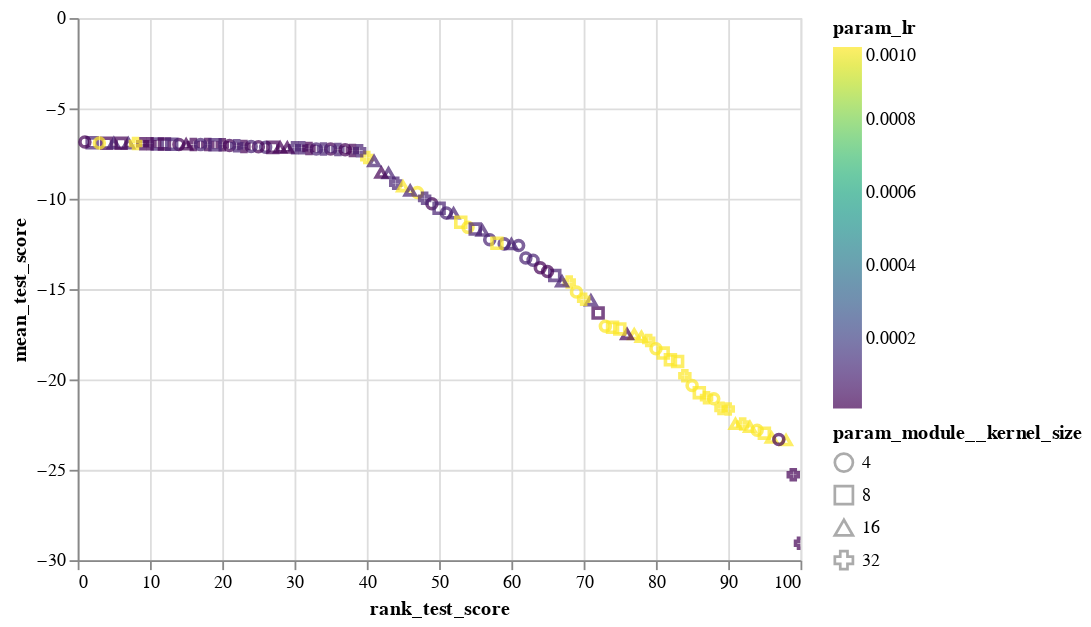

Here is the notebook cell this chart was saved with:
### Code cell
alt.Chart(sm_res_df).mark_point().encode(
    x='rank_test_score:Q',
    y='mean_test_score:Q',
    color=alt.Color('param_lr:Q',scale=alt.Scale(scheme='viridis')),
#     column='param_module__num_filters:N',
#     detail='model_desc:N',
    shape="param_module__kernel_size:N"
    
).interactive()

### Figure 1 — Vega-Lite specification as saved in the notebook (floating-point values rounded to 4 significant figures)
{"config": {"view": {"continuousWidth": 400, "continuousHeight": 300}}, "data": {"name": "data-834aeb8ca85188d5f1c3088d3da9ffad"}, "mark": "point", "encoding": {"color": {"type": "quantitative", "field": "param_lr", "scale": {"scheme": "viridis"}}, "shape": {"type": "nominal", "field": "param_module__kernel_size"}, "x": {"type": "quantitative", "field": "rank_test_score"}, "y": {"type": "quantitative", "field": "mean_test_score"}}, "selection": {"selector001": {"type": "interval", "bind": "scales", "encodings": ["x", "y"]}}, "$schema": "https://vega.github.io/schema/vega-lite/v4.8.1.json", "datasets": {"data-834aeb8ca85188d5f1c3088d3da9ffad": [{"rank_test_score": 79, "mean_test_score": -17.84, "param_module__num_filters": 16, "param_module__kernel_size": 32, "param_lr": 0.001, "param_module__num_fc_nodes1": 10, "opt_name": "Adam"}, {"rank_test_score": 15, "mean_test_score": -6.993, "param_module__num_filters": 64, "param_module__kernel_size": 16, "param_lr": 1e-05, "param_module__num_fc_nodes1": 50, "opt_name": "Adam"}, {"rank_test_score": 66, "mean_test_score": -14.24, "param_module__num_filters": 128, "param_module__kernel_size": 8, "param_lr": 0.0001, "param_module__num_fc_nodes1": 25, "opt_name": "Adam"}, {"rank_test_score": 57, "mean_test_score": -12.27, "param_module__num_filters": 32, "param_module__kernel_size": 4, "param_lr": 0.0001, "param_module__num_fc_nodes1": 100, "opt_name": "Adam"}, {"rank_test_score": 26, "mean_test_score": -7.15, "param_module__num_filters": 32, "param_module__kernel_size": 4, "param_lr": 0.0001, "param_module__num_fc_nodes1": 25, "opt_name": "SGD"}, {"rank_test_score": 92, "mean_test_score": -22.47, "param_module__num_filters": 64, "param_module__kernel_size": 32, "param_lr": 0.001, "param_module__num_fc_nodes1": 100, "opt_name": "Adam"}, {"rank_test_score": 28, "mean_test_score": -7.159, "param_module__num_filters": 64, "param_module__kernel_size": 16, "param_lr": 1e-05, "param_module__num_fc_nodes1": 100, "opt_name": "RMSprop"}, {"rank_test_score": 40, "mean_test_score": -7.721, "param_module__num_filters": 32, "param_module__kernel_size": 32, "param_lr": 0.001, "param_module__num_fc_nodes1": 25, "opt_name": "Adagrad"}, {"rank_test_score": 54, "mean_test_score": -11.58, "param_module__num_filters": 128, "param_module__kernel_size": 4, "param_lr": 0.001, "param_module__num_fc_nodes1": 25, "opt_name": "SGD"}, {"rank_test_score": 94, "mean_test_score": -22.81, "param_module__num_filters": 128, "param_module__kernel_size": 4, "param_lr": 0.001, "param_module__num_fc_nodes1": 100, "opt_name": "AdamW"}, {"rank_test_score": 31, "mean_test_score": -7.175, "param_module__num_filters": 32, "param_module__kernel_size": 32, "param_lr": 0.0001, "param_module__num_fc_nodes1": 100, "opt_name": "SGD"}, {"rank_test_score": 33, "mean_test_score": -7.241, "param_module__num_filters": 32, "param_module__kernel_size": 4, "param_lr": 0.0001, "param_module__num_fc_nodes1": 25, "opt_name": "Adagrad"}, {"rank_test_score": 91, "mean_test_score": -22.46, "param_module__num_filters": 64, "param_module__kernel_size": 16, "param_lr": 0.001, "param_module__num_fc_nodes1": 25, "opt_name": "Adam"}, {"rank_test_score": 83, "mean_test_score": -19.0, "param_module__num_filters": 16, "param_module__kernel_size": 8, "param_lr": 0.001, "param_module__num_fc_nodes1": 25, "opt_name": "RMSprop"}, {"rank_test_score": 35, "mean_test_score": -7.251, "param_module__num_filters": 64, "param_module__kernel_size": 4, "param_lr": 1e-05, "param_module__num_fc_nodes1": 100, "opt_name": "SGD"}, {"rank_test_score": 25, "mean_test_score": -7.116, "param_module__num_filters": 32, "param_module__kernel_size": 4, "param_lr": 1e-05, "param_module__num_fc_nodes1": 50, "opt_name": "AdamW"}, {"rank_test_score": 86, "mean_test_score": -20.73, "param_module__num_filters": 16, "param_module__kernel_size": 8, "param_lr": 0.001, "param_module__num_fc_nodes1": 25, "opt_name": "Adam"}, {"rank_test_score": 4, "mean_test_score": -6.922, "param_module__num_filters": 32, "param_module__kernel_size": 8, "param_lr": 1e-05, "param_module__num_fc_nodes1": 100, "opt_name": "RMSprop"}, {"rank_test_score": 36, "mean_test_score": -7.275, "param_module__num_filters": 32, "param_module__kernel_size": 32, "param_lr": 0.0001, "param_module__num_fc_nodes1": 10, "opt_name": "Adagrad"}, {"rank_test_score": 82, "mean_test_score": -18.92, "param_module__num_filters": 64, "param_module__kernel_size": 8, "param_lr": 0.001, "param_module__num_fc_nodes1": 10, "opt_name": "RMSprop"}, {"rank_test_score": 93, "mean_test_score": -22.63, "param_module__num_filters": 32, "param_module__kernel_size": 16, "param_lr": 0.001, "param_module__num_fc_nodes1": 100, "opt_name": "AdamW"}, {"rank_test_score": 59, "mean_test_score": -12.5, "param_module__num_filters": 32, "param_module__kernel_size": 4, "param_lr": 0.0001, "param_module__num_fc_nodes1": 100, "opt_name": "AdamW"}, {"rank_test_score": 72, "mean_test_score": -16.32, "param_module__num_filters": 128, "param_module__kernel_size": 8, "param_lr": 1e-05, "param_module__num_fc_nodes1": 10, "opt_name": "Adagrad"}, {"rank_test_score": 58, "mean_test_score": -12.46, "param_module__num_filters": 64, "param_module__kernel_size": 8, "param_lr": 0.001, "param_module__num_fc_nodes1": 10, "opt_name": "SGD"}, {"rank_test_score": 21, "mean_test_score": -7.054, "param_module__num_filters": 64, "param_module__kernel_size": 4, "param_lr": 1e-05, "param_module__num_fc_nodes1": 25, "opt_name": "Adam"}, {"rank_test_score": 49, "mean_test_score": -10.27, "param_module__num_filters": 16, "param_module__kernel_size": 4, "param_lr": 1e-05, "param_module__num_fc_nodes1": 50, "opt_name": "SGD"}, {"rank_test_score": 84, "mean_test_score": -19.79, "param_module__num_filters": 32, "param_module__kernel_size": 32, "param_lr": 0.001, "param_module__num_fc_nodes1": 10, "opt_name": "AdamW"}, {"rank_test_score": 24, "mean_test_score": -7.11, "param_module__num_filters": 64, "param_module__kernel_size": 4, "param_lr": 0.0001, "param_module__num_fc_nodes1": 50, "opt_name": "SGD"}, {"rank_test_score": 73, "mean_test_score": -17.05, "param_module__num_filters": 64, "param_module__kernel_size": 4, "param_lr": 0.001, "param_module__num_fc_nodes1": 25, "opt_name": "RMSprop"}, {"rank_test_score": 44, "mean_test_score": -9.136, "param_module__num_filters": 64, "param_module__kernel_size": 32, "param_lr": 0.0001, "param_module__num_fc_nodes1": 10, "opt_name": "Adam"}, {"rank_test_score": 51, "mean_test_score": -10.79, "param_module__num_filters": 32, "param_module__kernel_size": 4, "param_lr": 0.0001, "param_module__num_fc_nodes1": 50, "opt_name": "Adam"}, {"rank_test_score": 98, "mean_test_score": -23.36, "param_module__num_filters": 128, "param_module__kernel_size": 16, "param_lr": 0.001, "param_module__num_fc_nodes1": 100, "opt_name": "AdamW"}, {"rank_test_score": 88, "mean_test_score": -21.07, "param_module__num_filters": 16, "param_module__kernel_size": 4, "param_lr": 0.001, "param_module__num_fc_nodes1": 50, "opt_name": "Adam"}, {"rank_test_score": 63, "mean_test_score": -13.4, "param_module__num_filters": 64, "param_module__kernel_size": 4, "param_lr": 0.0001, "param_module__num_fc_nodes1": 50, "opt_name": "Adam"}, {"rank_test_score": 47, "mean_test_score": -9.655, "param_module__num_filters": 128, "param_module__kernel_size": 4, "param_lr": 0.001, "param_module__num_fc_nodes1": 10, "opt_name": "Adagrad"}, {"rank_test_score": 11, "mean_test_score": -6.964, "param_module__num_filters": 128, "param_module__kernel_size": 8, "param_lr": 0.0001, "param_module__num_fc_nodes1": 25, "opt_name": "SGD"}, {"rank_test_score": 90, "mean_test_score": -21.63, "param_module__num_filters": 32, "param_module__kernel_size": 32, "param_lr": 0.001, "param_module__num_fc_nodes1": 100, "opt_name": "Adam"}, {"rank_test_score": 71, "mean_test_score": -15.62, "param_module__num_filters": 64, "param_module__kernel_size": 16, "param_lr": 0.0001, "param_module__num_fc_nodes1": 100, "opt_name": "Adam"}, {"rank_test_score": 96, "mean_test_score": -23.22, "param_module__num_filters": 64, "param_module__kernel_size": 16, "param_lr": 0.001, "param_module__num_fc_nodes1": 100, "opt_name": "AdamW"}, {"rank_test_score": 43, "mean_test_score": -8.584, "param_module__num_filters": 16, "param_module__kernel_size": 16, "param_lr": 0.0001, "param_module__num_fc_nodes1": 25, "opt_name": "RMSprop"}, {"rank_test_score": 20, "mean_test_score": -7.014, "param_module__num_filters": 128, "param_module__kernel_size": 32, "param_lr": 1e-05, "param_module__num_fc_nodes1": 50, "opt_name": "Adam"}, {"rank_test_score": 7, "mean_test_score": -6.934, "param_module__num_filters": 128, "param_module__kernel_size": 16, "param_lr": 0.0001, "param_module__num_fc_nodes1": 50, "opt_name": "SGD"}, {"rank_test_score": 45, "mean_test_score": -9.314, "param_module__num_filters": 32, "param_module__kernel_size": 16, "param_lr": 0.001, "param_module__num_fc_nodes1": 50, "opt_name": "Adagrad"}, {"rank_test_score": 61, "mean_test_score": -12.59, "param_module__num_filters": 128, "param_module__kernel_size": 4, "param_lr": 0.0001, "param_module__num_fc_nodes1": 10, "opt_name": "RMSprop"}, {"rank_test_score": 77, "mean_test_score": -17.5, "param_module__num_filters": 32, "param_module__kernel_size": 16, "param_lr": 0.001, "param_module__num_fc_nodes1": 25, "opt_name": "RMSprop"}, {"rank_test_score": 37, "mean_test_score": -7.292, "param_module__num_filters": 128, "param_module__kernel_size": 4, "param_lr": 1e-05, "param_module__num_fc_nodes1": 25, "opt_name": "SGD"}, {"rank_test_score": 89, "mean_test_score": -21.6, "param_module__num_filters": 128, "param_module__kernel_size": 32, "param_lr": 0.001, "param_module__num_fc_nodes1": 50, "opt_name": "AdamW"}, {"rank_test_score": 14, "mean_test_score": -6.991, "param_module__num_filters": 32, "param_module__kernel_size": 4, "param_lr": 1e-05, "param_module__num_fc_nodes1": 100, "opt_name": "AdamW"}, {"rank_test_score": 68, "mean_test_score": -14.61, "param_module__num_filters": 32, "param_module__kernel_size": 32, "param_lr": 0.001, "param_module__num_fc_nodes1": 100, "opt_name": "RMSprop"}, {"rank_test_score": 18, "mean_test_score": -7.003, "param_module__num_filters": 128, "param_module__kernel_size": 32, "param_lr": 1e-05, "param_module__num_fc_nodes1": 25, "opt_name": "Adam"}, {"rank_test_score": 81, "mean_test_score": -18.54, "param_module__num_filters": 128, "param_module__kernel_size": 8, "param_lr": 0.001, "param_module__num_fc_nodes1": 25, "opt_name": "RMSprop"}, {"rank_test_score": 74, "mean_test_score": -17.12, "param_module__num_filters": 128, "param_module__kernel_size": 8, "param_lr": 0.001, "param_module__num_fc_nodes1": 100, "opt_name": "RMSprop"}, {"rank_test_score": 23, "mean_test_score": -7.102, "param_module__num_filters": 16, "param_module__kernel_size": 32, "param_lr": 1e-05, "param_module__num_fc_nodes1": 100, "opt_name": "RMSprop"}, {"rank_test_score": 55, "mean_test_score": -11.68, "param_module__num_filters": 64, "param_module__kernel_size": 8, "param_lr": 0.0001, "param_module__num_fc_nodes1": 25, "opt_name": "AdamW"}, {"rank_test_score": 50, "mean_test_score": -10.53, "param_module__num_filters": 32, "param_module__kernel_size": 8, "param_lr": 0.0001, "param_module__num_fc_nodes1": 25, "opt_name": "RMSprop"}, {"rank_test_score": 9, "mean_test_score": -6.956, "param_module__num_filters": 128, "param_module__kernel_size": 32, "param_lr": 1e-05, "param_module__num_fc_nodes1": 25, "opt_name": "AdamW"}, {"rank_test_score": 38, "mean_test_score": -7.325, "param_module__num_filters": 128, "param_module__kernel_size": 32, "param_lr": 1e-05, "param_module__num_fc_nodes1": 50, "opt_name": "RMSprop"}, {"rank_test_score": 42, "mean_test_score": -8.557, "param_module__num_filters": 128, "param_module__kernel_size": 16, "param_lr": 1e-05, "param_module__num_fc_nodes1": 50, "opt_name": "Adagrad"}, {"rank_test_score": 12, "mean_test_score": -6.965, "param_module__num_filters": 128, "param_module__kernel_size": 8, "param_lr": 1e-05, "param_module__num_fc_nodes1": 10, "opt_name": "Adam"}, {"rank_test_score": 16, "mean_test_score": -6.996, "param_module__num_filters": 128, "param_module__kernel_size": 32, "param_lr": 1e-05, "param_module__num_fc_nodes1": 10, "opt_name": "RMSprop"}, {"rank_test_score": 13, "mean_test_score": -6.989, "param_module__num_filters": 64, "param_module__kernel_size": 8, "param_lr": 0.0001, "param_module__num_fc_nodes1": 50, "opt_name": "Adagrad"}, {"rank_test_score": 48, "mean_test_score": -9.977, "param_module__num_filters": 16, "param_module__kernel_size": 32, "param_lr": 0.0001, "param_module__num_fc_nodes1": 100, "opt_name": "AdamW"}, {"rank_test_score": 85, "mean_test_score": -20.34, "param_module__num_filters": 32, "param_module__kernel_size": 4, "param_lr": 0.001, "param_module__num_fc_nodes1": 10, "opt_name": "Adam"}, {"rank_test_score": 41, "mean_test_score": -7.925, "param_module__num_filters": 32, "param_module__kernel_size": 16, "param_lr": 0.0001, "param_module__num_fc_nodes1": 10, "opt_name": "Adam"}, {"rank_test_score": 2, "mean_test_score": -6.906, "param_module__num_filters": 64, "param_module__kernel_size": 8, "param_lr": 0.0001, "param_module__num_fc_nodes1": 100, "opt_name": "Adagrad"}, {"rank_test_score": 10, "mean_test_score": -6.958, "param_module__num_filters": 64, "param_module__kernel_size": 32, "param_lr": 1e-05, "param_module__num_fc_nodes1": 50, "opt_name": "AdamW"}, {"rank_test_score": 46, "mean_test_score": -9.547, "param_module__num_filters": 16, "param_module__kernel_size": 16, "param_lr": 0.0001, "param_module__num_fc_nodes1": 100, "opt_name": "Adam"}, {"rank_test_score": 62, "mean_test_score": -13.27, "param_module__num_filters": 32, "param_module__kernel_size": 4, "param_lr": 0.0001, "param_module__num_fc_nodes1": 100, "opt_name": "RMSprop"}, {"rank_test_score": 70, "mean_test_score": -15.56, "param_module__num_filters": 16, "param_module__kernel_size": 32, "param_lr": 0.001, "param_module__num_fc_nodes1": 100, "opt_name": "RMSprop"}, {"rank_test_score": 30, "mean_test_score": -7.173, "param_module__num_filters": 32, "param_module__kernel_size": 32, "param_lr": 0.0001, "param_module__num_fc_nodes1": 50, "opt_name": "SGD"}, {"rank_test_score": 78, "mean_test_score": -17.64, "param_module__num_filters": 64, "param_module__kernel_size": 16, "param_lr": 0.001, "param_module__num_fc_nodes1": 25, "opt_name": "RMSprop"}, {"rank_test_score": 52, "mean_test_score": -10.81, "param_module__num_filters": 32, "param_module__kernel_size": 16, "param_lr": 0.0001, "param_module__num_fc_nodes1": 25, "opt_name": "RMSprop"}, {"rank_test_score": 60, "mean_test_score": -12.52, "param_module__num_filters": 32, "param_module__kernel_size": 16, "param_lr": 0.0001, "param_module__num_fc_nodes1": 100, "opt_name": "Adam"}, {"rank_test_score": 67, "mean_test_score": -14.57, "param_module__num_filters": 128, "param_module__kernel_size": 16, "param_lr": 0.0001, "param_module__num_fc_nodes1": 25, "opt_name": "Adam"}, {"rank_test_score": 5, "mean_test_score": -6.925, "param_module__num_filters": 16, "param_module__kernel_size": 16, "param_lr": 0.0001, "param_module__num_fc_nodes1": 10, "opt_name": "AdamW"}, {"rank_test_score": 19, "mean_test_score": -7.01, "param_module__num_filters": 32, "param_module__kernel_size": 8, "param_lr": 0.0001, "param_module__num_fc_nodes1": 100, "opt_name": "Adagrad"}, {"rank_test_score": 100, "mean_test_score": -29.06, "param_module__num_filters": 16, "param_module__kernel_size": 32, "param_lr": 1e-05, "param_module__num_fc_nodes1": 50, "opt_name": "Adagrad"}, {"rank_test_score": 95, "mean_test_score": -22.97, "param_module__num_filters": 32, "param_module__kernel_size": 8, "param_lr": 0.001, "param_module__num_fc_nodes1": 100, "opt_name": "AdamW"}, {"rank_test_score": 99, "mean_test_score": -25.27, "param_module__num_filters": 16, "param_module__kernel_size": 32, "param_lr": 1e-05, "param_module__num_fc_nodes1": 100, "opt_name": "Adagrad"}, {"rank_test_score": 69, "mean_test_score": -15.16, "param_module__num_filters": 128, "param_module__kernel_size": 4, "param_lr": 0.001, "param_module__num_fc_nodes1": 50, "opt_name": "RMSprop"}, {"rank_test_score": 76, "mean_test_score": -17.49, "param_module__num_filters": 64, "param_module__kernel_size": 16, "param_lr": 1e-05, "param_module__num_fc_nodes1": 25, "opt_name": "Adagrad"}, {"rank_test_score": 29, "mean_test_score": -7.169, "param_module__num_filters": 128, "param_module__kernel_size": 16, "param_lr": 1e-05, "param_module__num_fc_nodes1": 100, "opt_name": "AdamW"}, {"rank_test_score": 27, "mean_test_score": -7.156, "param_module__num_filters": 32, "param_module__kernel_size": 8, "param_lr": 1e-05, "param_module__num_fc_nodes1": 25, "opt_name": "Adam"}, {"rank_test_score": 17, "mean_test_score": -7.002, "param_module__num_filters": 64, "param_module__kernel_size": 4, "param_lr": 0.0001, "param_module__num_fc_nodes1": 50, "opt_name": "Adagrad"}, {"rank_test_score": 75, "mean_test_score": -17.2, "param_module__num_filters": 64, "param_module__kernel_size": 8, "param_lr": 0.001, "param_module__num_fc_nodes1": 100, "opt_name": "RMSprop"}, {"rank_test_score": 34, "mean_test_score": -7.242, "param_module__num_filters": 32, "param_module__kernel_size": 32, "param_lr": 0.0001, "param_module__num_fc_nodes1": 25, "opt_name": "Adagrad"}, {"rank_test_score": 80, "mean_test_score": -18.3, "param_module__num_filters": 16, "param_module__kernel_size": 4, "param_lr": 0.001, "param_module__num_fc_nodes1": 10, "opt_name": "AdamW"}, {"rank_test_score": 1, "mean_test_score": -6.853, "param_module__num_filters": 128, "param_module__kernel_size": 4, "param_lr": 1e-05, "param_module__num_fc_nodes1": 25, "opt_name": "Adam"}, {"rank_test_score": 39, "mean_test_score": -7.343, "param_module__num_filters": 16, "param_module__kernel_size": 32, "param_lr": 0.0001, "param_module__num_fc_nodes1": 25, "opt_name": "Adagrad"}, {"rank_test_score": 56, "mean_test_score": -11.77, "param_module__num_filters": 16, "param_module__kernel_size": 16, "param_lr": 0.0001, "param_module__num_fc_nodes1": 100, "opt_name": "RMSprop"}, {"rank_test_score": 97, "mean_test_score": -23.32, "param_module__num_filters": 16, "param_module__kernel_size": 4, "param_lr": 1e-05, "param_module__num_fc_nodes1": 100, "opt_name": "Adagrad"}, {"rank_test_score": 22, "mean_test_score": -7.067, "param_module__num_filters": 64, "param_module__kernel_size": 32, "param_lr": 0.0001, "param_module__num_fc_nodes1": 50, "opt_name": "SGD"}, {"rank_test_score": 32, "mean_test_score": -7.212, "param_module__num_filters": 32, "param_module__kernel_size": 32, "param_lr": 1e-05, "param_module__num_fc_nodes1": 10, "opt_name": "RMSprop"}, {"rank_test_score": 8, "mean_test_score": -6.942, "param_module__num_filters": 16, "param_module__kernel_size": 32, "param_lr": 0.001, "param_module__num_fc_nodes1": 10, "opt_name": "Adagrad"}, {"rank_test_score": 6, "mean_test_score": -6.932, "param_module__num_filters": 64, "param_module__kernel_size": 8, "param_lr": 1e-05, "param_module__num_fc_nodes1": 10, "opt_name": "RMSprop"}, {"rank_test_score": 53, "mean_test_score": -11.3, "param_module__num_filters": 128, "param_module__kernel_size": 8, "param_lr": 0.001, "param_module__num_fc_nodes1": 25, "opt_name": "Adagrad"}, {"rank_test_score": 65, "mean_test_score": -14.03, "param_module__num_filters": 16, "param_module__kernel_size": 4, "param_lr": 1e-05, "param_module__num_fc_nodes1": 10, "opt_name": "SGD"}, {"rank_test_score": 87, "mean_test_score": -21.01, "param_module__num_filters": 32, "param_module__kernel_size": 32, "param_lr": 0.001, "param_module__num_fc_nodes1": 50, "opt_name": "Adam"}, {"rank_test_score": 64, "mean_test_score": -13.82, "param_module__num_filters": 16, "param_module__kernel_size": 4, "param_lr": 1e-05, "param_module__num_fc_nodes1": 100, "opt_name": "SGD"}, {"rank_test_score": 3, "mean_test_score": -6.916, "param_module__num_filters": 16, "param_module__kernel_size": 4, "param_lr": 0.001, "param_module__num_fc_nodes1": 10, "opt_name": "Adagrad"}]}}
